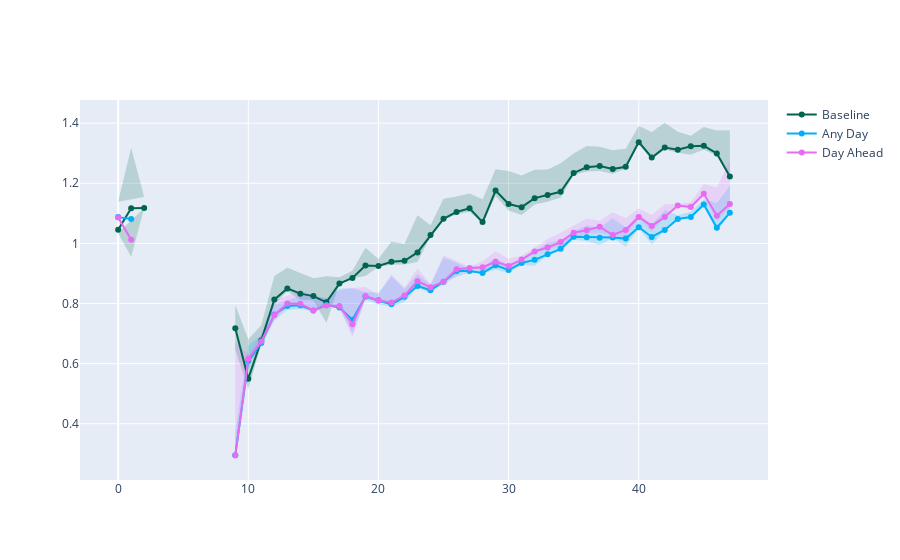

Source (notebook cell):
### Code cell
x = mse_baseline_df.index.tolist()
x_rev = x[::-1]
print(x + x_rev)
mse_baseline_y     = mse_baseline_df.median(axis=1).tolist()
mse_baseline_lower = mse_baseline_df.min(axis=1).tolist()
mse_baseline_upper = mse_baseline_df.max(axis=1).tolist()
mse_baseline_lower = mse_baseline_lower[::-1]

mse_any_day_y     = mse_any_day_df.median(axis=1).tolist()
mse_any_day_lower = mse_any_day_df.min(axis=1).tolist()
mse_any_day_upper = mse_any_day_df.max(axis=1).tolist()
mse_any_day_lower = mse_any_day_lower[::-1]

mse_day_ahead_y     = mse_day_ahead_df.median(axis=1).tolist()
mse_day_ahead_lower = mse_day_ahead_df.min(axis=1).tolist()
mse_day_ahead_upper = mse_day_ahead_df.max(axis=1).tolist()
mse_day_ahead_lower = mse_day_ahead_lower[::-1]


fig = go.Figure()

fig.add_trace(go.Scatter(
    x=x+x_rev,
    y=mse_baseline_upper+mse_baseline_lower,
    fill='toself',
    fillcolor='rgba(0,100,80,0.2)',
    line_color='rgba(255,255,255,0)',
    showlegend=False,
    name='Baseline',
))
fig.add_trace(go.Scatter(
    x=x+x_rev,
    y=mse_any_day_upper+mse_any_day_lower,
    fill='toself',
    fillcolor='rgba(0,176,246,0.2)',
    line_color='rgba(255,255,255,0)',
    showlegend=False,
    name='Any Day',
))
fig.add_trace(go.Scatter(
    x=x+x_rev,
    y=mse_day_ahead_upper+mse_day_ahead_lower,
    fill='toself',
    fillcolor='rgba(231,107,243,0.2)',
    line_color='rgba(255,255,255,0)',
    showlegend=False,
    name='Day Ahead',
))
fig.add_trace(go.Scatter(
    x=x, y=mse_baseline_y,
    line_color='rgb(0,100,80)',
    name='Baseline',
))
fig.add_trace(go.Scatter(
    x=x, y=mse_any_day_y,
    line_color='rgb(0,176,246)',
    name='Any Day',
))
fig.add_trace(go.Scatter(
    x=x, y=mse_day_ahead_y,
    line_color='rgb(231,107,243)',
    name='Day Ahead',
))

fig.update_traces(mode='lines+markers')
fig.show()
